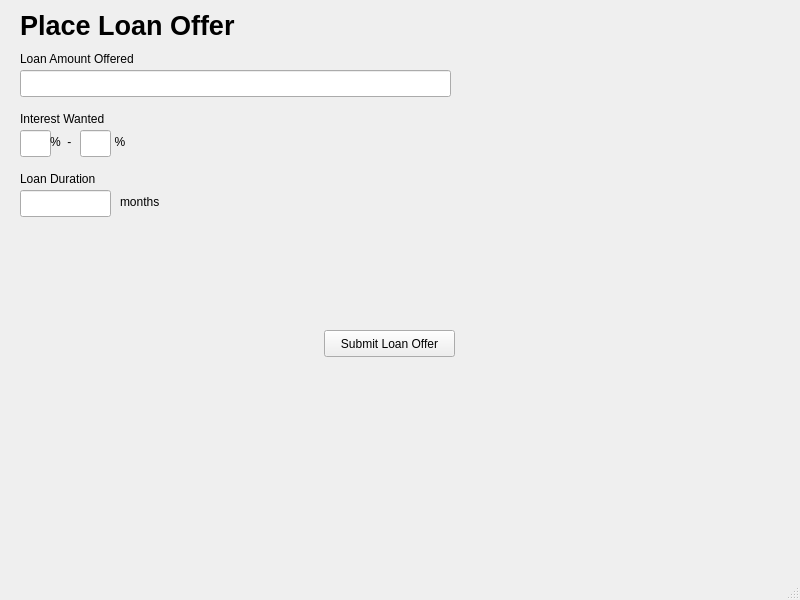
<?xml version="1.0" encoding="UTF-8"?>
<ui version="4.0">
 <class>MainWindow</class>
 <widget class="QMainWindow" name="MainWindow">
  <property name="geometry">
   <rect>
    <x>0</x>
    <y>0</y>
    <width>800</width>
    <height>600</height>
   </rect>
  </property>
  <property name="windowTitle">
   <string>MainWindow</string>
  </property>
  <widget class="QWidget" name="centralwidget">
   <widget class="QLabel" name="label_12">
    <property name="geometry">
     <rect>
      <x>20</x>
      <y>10</y>
      <width>251</width>
      <height>31</height>
     </rect>
    </property>
    <property name="font">
     <font>
      <pointsize>20</pointsize>
      <weight>75</weight>
      <bold>true</bold>
     </font>
    </property>
    <property name="text">
     <string>Place Loan Offer</string>
    </property>
   </widget>
   <widget class="QLabel" name="label_13">
    <property name="geometry">
     <rect>
      <x>20</x>
      <y>50</y>
      <width>151</width>
      <height>17</height>
     </rect>
    </property>
    <property name="text">
     <string>Loan Amount Offered</string>
    </property>
   </widget>
   <widget class="QLineEdit" name="lineEdit_6">
    <property name="geometry">
     <rect>
      <x>20</x>
      <y>70</y>
      <width>431</width>
      <height>27</height>
     </rect>
    </property>
   </widget>
   <widget class="QLabel" name="label_14">
    <property name="geometry">
     <rect>
      <x>20</x>
      <y>110</y>
      <width>191</width>
      <height>17</height>
     </rect>
    </property>
    <property name="text">
     <string>Interest Wanted</string>
    </property>
   </widget>
   <widget class="QLineEdit" name="lineEdit_8">
    <property name="geometry">
     <rect>
      <x>20</x>
      <y>130</y>
      <width>31</width>
      <height>27</height>
     </rect>
    </property>
   </widget>
   <widget class="QLineEdit" name="lineEdit_9">
    <property name="geometry">
     <rect>
      <x>80</x>
      <y>130</y>
      <width>31</width>
      <height>27</height>
     </rect>
    </property>
   </widget>
   <widget class="QLabel" name="label_16">
    <property name="geometry">
     <rect>
      <x>20</x>
      <y>170</y>
      <width>211</width>
      <height>17</height>
     </rect>
    </property>
    <property name="text">
     <string>Loan Duration</string>
    </property>
   </widget>
   <widget class="QLineEdit" name="lineEdit_10">
    <property name="geometry">
     <rect>
      <x>20</x>
      <y>190</y>
      <width>91</width>
      <height>27</height>
     </rect>
    </property>
   </widget>
   <widget class="QLabel" name="label_17">
    <property name="geometry">
     <rect>
      <x>120</x>
      <y>186</y>
      <width>57</width>
      <height>31</height>
     </rect>
    </property>
    <property name="text">
     <string>months</string>
    </property>
   </widget>
   <widget class="QLabel" name="label_15">
    <property name="geometry">
     <rect>
      <x>50</x>
      <y>126</y>
      <width>81</width>
      <height>31</height>
     </rect>
    </property>
    <property name="text">
     <string>%  -             %</string>
    </property>
   </widget>
   <widget class="QPushButton" name="pushButton_2">
    <property name="geometry">
     <rect>
      <x>324</x>
      <y>330</y>
      <width>131</width>
      <height>27</height>
     </rect>
    </property>
    <property name="text">
     <string>Submit Loan Offer</string>
    </property>
   </widget>
  </widget>
  <widget class="QMenuBar" name="menubar">
   <property name="geometry">
    <rect>
     <x>0</x>
     <y>0</y>
     <width>800</width>
     <height>27</height>
    </rect>
   </property>
  </widget>
  <widget class="QStatusBar" name="statusbar"/>
 </widget>
 <resources/>
 <connections/>
</ui>
